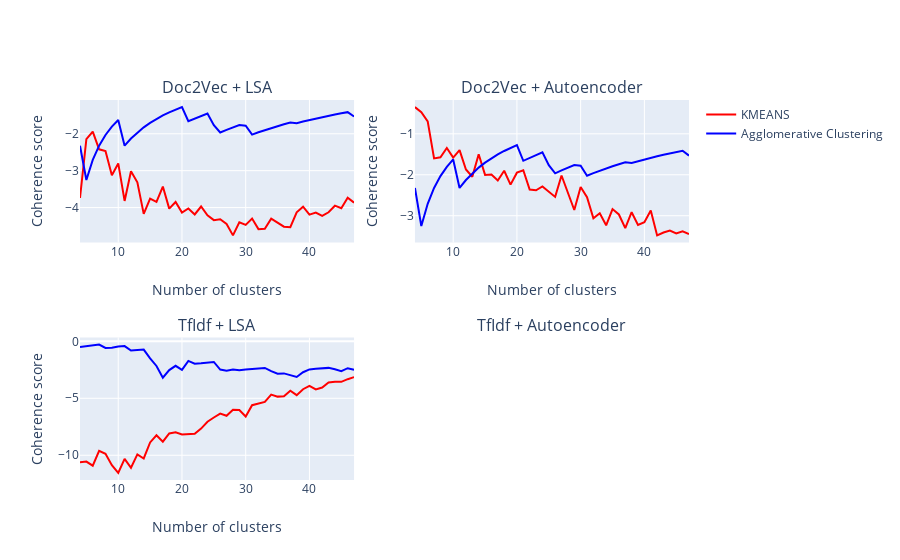

Source (notebook cell):
### Code cell
fig.update_xaxes(title_text="Number of clusters", row=1, col=1)
fig.update_xaxes(title_text="Number of clusters", row=1, col=2)
fig.update_xaxes(title_text="Number of clusters", row=2, col=1)

fig.update_yaxes(title_text="Coherence score", row=1, col=1)
fig.update_yaxes(title_text="Coherence score", row=1, col=2)
fig.update_yaxes(title_text="Coherence score", row=2, col=1)

fig.show()

### Figure 1 — Plotly figure (JSON) as saved in the notebook; plotly's stock layout.template omitted (floating-point values rounded to 4 significant figures)
{"data": [{"marker": {"color": "red"}, "name": "KMEANS", "showlegend": true, "type": "scatter", "x": [4, 5, 6, 7, 8, 9, 10, 11, 12, 13, 14, 15, 16, 17, 18, 19, 20, 21, 22, 23, 24, 25, 26, 27, 28, 29, 30, 31, 32, 33, 34, 35, 36, 37, 38, 39, 40, 41, 42, 43, 44, 45, 46, 47], "xaxis": "x", "y": [-3.741, -2.148, -1.94, -2.42, -2.466, -3.123, -2.803, -3.82, -3.014, -3.314, -4.172, -3.759, -3.848, -3.431, -4.029, -3.848, -4.134, -4.026, -4.187, -3.971, -4.209, -4.341, -4.315, -4.447, -4.754, -4.402, -4.47, -4.298, -4.585, -4.572, -4.301, -4.417, -4.519, -4.532, -4.13, -3.977, -4.192, -4.136, -4.227, -4.128, -3.949, -4.018, -3.736, -3.866], "yaxis": "y"}, {"marker": {"color": "blue"}, "name": "Agglomerative Clustering", "showlegend": true, "type": "scatter", "x": [4, 5, 6, 7, 8, 9, 10, 11, 12, 13, 14, 15, 16, 17, 18, 19, 20, 21, 22, 23, 24, 25, 26, 27, 28, 29, 30, 31, 32, 33, 34, 35, 36, 37, 38, 39, 40, 41, 42, 43, 44, 45, 46, 47], "xaxis": "x", "y": [-2.322, -3.251, -2.71, -2.322, -2.032, -1.806, -1.626, -2.322, -2.129, -1.965, -1.825, -1.703, -1.597, -1.503, -1.419, -1.345, -1.277, -1.659, -1.583, -1.515, -1.452, -1.765, -1.965, -1.892, -1.825, -1.762, -1.781, -2.023, -1.96, -1.9, -1.844, -1.792, -1.742, -1.695, -1.711, -1.667, -1.626, -1.586, -1.548, -1.512, -1.478, -1.445, -1.414, -1.532], "yaxis": "y"}, {"marker": {"color": "red"}, "name": "KMEANS", "showlegend": false, "type": "scatter", "x": [4, 5, 6, 7, 8, 9, 10, 11, 12, 13, 14, 15, 16, 17, 18, 19, 20, 21, 22, 23, 24, 25, 26, 27, 28, 29, 30, 31, 32, 33, 34, 35, 36, 37, 38, 39, 40, 41, 42, 43, 44, 45, 46, 47], "xaxis": "x2", "y": [-0.3484, -0.4733, -0.6967, -1.6, -1.575, -1.346, -1.579, -1.398, -1.872, -2.048, -1.501, -2.004, -1.993, -2.139, -1.902, -2.241, -1.949, -1.891, -2.362, -2.379, -2.287, -2.425, -2.541, -2.017, -2.426, -2.86, -2.301, -2.547, -3.064, -2.942, -3.233, -2.838, -2.969, -3.304, -2.914, -3.224, -3.158, -2.873, -3.48, -3.41, -3.362, -3.434, -3.378, -3.446], "yaxis": "y2"}, {"marker": {"color": "blue"}, "name": "Agglomerative Clustering", "showlegend": false, "type": "scatter", "x": [4, 5, 6, 7, 8, 9, 10, 11, 12, 13, 14, 15, 16, 17, 18, 19, 20, 21, 22, 23, 24, 25, 26, 27, 28, 29, 30, 31, 32, 33, 34, 35, 36, 37, 38, 39, 40, 41, 42, 43, 44, 45, 46, 47], "xaxis": "x2", "y": [-2.322, -3.251, -2.71, -2.322, -2.032, -1.806, -1.626, -2.322, -2.129, -1.965, -1.825, -1.703, -1.597, -1.503, -1.419, -1.345, -1.277, -1.659, -1.583, -1.515, -1.452, -1.765, -1.965, -1.892, -1.825, -1.762, -1.781, -2.023, -1.96, -1.9, -1.844, -1.792, -1.742, -1.695, -1.711, -1.667, -1.626, -1.586, -1.548, -1.512, -1.478, -1.445, -1.414, -1.532], "yaxis": "y2"}, {"marker": {"color": "red"}, "name": "KMEANS", "showlegend": false, "type": "scatter", "x": [4, 5, 6, 7, 8, 9, 10, 11, 12, 13, 14, 15, 16, 17, 18, 19, 20, 21, 22, 23, 24, 25, 26, 27, 28, 29, 30, 31, 32, 33, 34, 35, 36, 37, 38, 39, 40, 41, 42, 43, 44, 45, 46, 47], "xaxis": "x3", "y": [-10.61, -10.56, -10.91, -9.607, -9.874, -10.87, -11.55, -10.31, -11.1, -9.923, -10.28, -8.874, -8.241, -8.803, -8.088, -7.988, -8.177, -8.169, -8.121, -7.659, -7.056, -6.686, -6.343, -6.537, -6.014, -6.029, -6.603, -5.605, -5.459, -5.315, -4.672, -4.853, -4.82, -4.331, -4.724, -4.205, -3.904, -4.221, -4.053, -3.615, -3.558, -3.556, -3.324, -3.146], "yaxis": "y3"}, {"marker": {"color": "blue"}, "name": "Agglomerative Clustering", "showlegend": false, "type": "scatter", "x": [4, 5, 6, 7, 8, 9, 10, 11, 12, 13, 14, 15, 16, 17, 18, 19, 20, 21, 22, 23, 24, 25, 26, 27, 28, 29, 30, 31, 32, 33, 34, 35, 36, 37, 38, 39, 40, 41, 42, 43, 44, 45, 46, 47], "xaxis": "x3", "y": [-0.4972, -0.4092, -0.341, -0.2904, -0.5763, -0.5634, -0.4545, -0.4215, -0.808, -0.7512, -0.7232, -1.494, -2.162, -3.189, -2.527, -2.148, -2.505, -1.717, -1.966, -1.933, -1.852, -1.811, -2.479, -2.574, -2.467, -2.548, -2.47, -2.403, -2.336, -2.333, -2.617, -2.84, -2.815, -2.963, -3.125, -2.712, -2.466, -2.417, -2.371, -2.331, -2.456, -2.619, -2.358, -2.495], "yaxis": "y3"}], "layout": {"annotations": [{"font": {"size": 16}, "showarrow": false, "text": "Doc2Vec + LSA", "x": 0.225, "xanchor": "center", "xref": "paper", "y": 1, "yanchor": "bottom", "yref": "paper"}, {"font": {"size": 16}, "showarrow": false, "text": "Doc2Vec + Autoencoder", "x": 0.775, "xanchor": "center", "xref": "paper", "y": 1, "yanchor": "bottom", "yref": "paper"}, {"font": {"size": 16}, "showarrow": false, "text": "TfIdf + LSA", "x": 0.225, "xanchor": "center", "xref": "paper", "y": 0.375, "yanchor": "bottom", "yref": "paper"}, {"font": {"size": 16}, "showarrow": false, "text": "TfIdf + Autoencoder", "x": 0.775, "xanchor": "center", "xref": "paper", "y": 0.375, "yanchor": "bottom", "yref": "paper"}], "xaxis": {"anchor": "y", "domain": [0, 0.45], "title": {"text": "Number of clusters"}}, "xaxis2": {"anchor": "y2", "domain": [0.55, 1], "title": {"text": "Number of clusters"}}, "xaxis3": {"anchor": "y3", "domain": [0, 0.45], "title": {"text": "Number of clusters"}}, "xaxis4": {"anchor": "y4", "domain": [0.55, 1]}, "yaxis": {"anchor": "x", "domain": [0.625, 1], "title": {"text": "Coherence score"}}, "yaxis2": {"anchor": "x2", "domain": [0.625, 1], "title": {"text": "Coherence score"}}, "yaxis3": {"anchor": "x3", "domain": [0, 0.375], "title": {"text": "Coherence score"}}, "yaxis4": {"anchor": "x4", "domain": [0, 0.375]}}}
